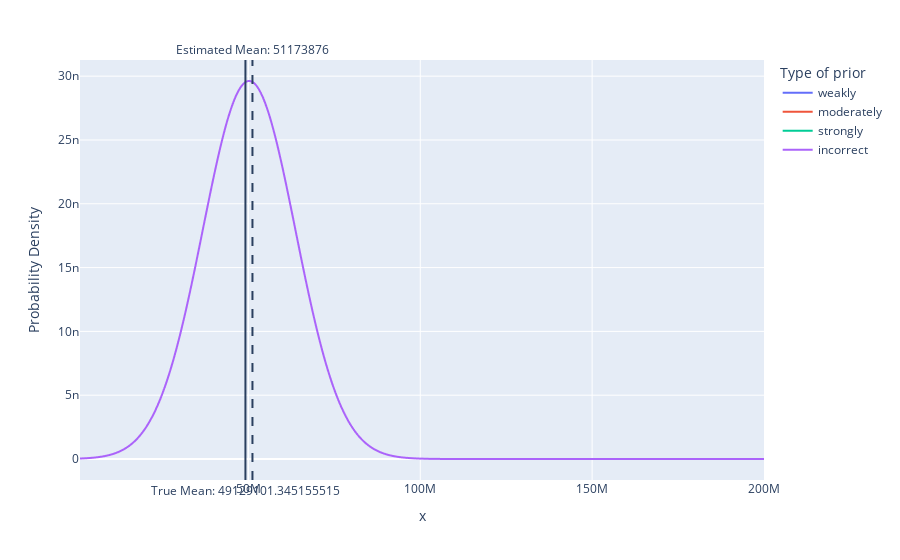

Write notebook code for a chart like this one.
### Code cell
import pandas as pd
import plotly.express as px

posterior_pdf = pd.DataFrame({'x': x_values})
for prior, density_values in posterior_densities.items():
    posterior_pdf[prior] = density_values

posterior_pdf_melted = posterior_pdf.melt(id_vars='x', var_name="Type of prior")
fig = px.line(posterior_pdf_melted, x='x', y='value', color='Type of prior', labels={'value': 'Probability Density'})
fig.add_vline(x=true_mean, annotation_text=f'True Mean: {true_mean}', annotation_position='bottom')
fig.add_vline(x=mu_estim, line_dash='dash', annotation_text=f'Estimated Mean: {round(mu_estim)}', annotation_position='top')
fig.show()

### Figure 1 — Plotly figure (JSON) as saved in the notebook; plotly's stock layout.template omitted (floating-point values rounded to 4 significant figures; data arrays with more than 128 entries replaced by an {"elided": "..."} marker saying what was removed)
{"data": [{"hovertemplate": "Type of prior=weakly<br>x=%{x}<br>Probability Density=%{y}<extra></extra>", "legendgroup": "weakly", "line": {"color": "#636efa", "dash": "solid"}, "marker": {"symbol": "circle"}, "mode": "lines", "name": "weakly", "showlegend": true, "type": "scattergl", "x": {"elided": "501 int values"}, "xaxis": "x", "y": {"elided": "501 float values"}, "yaxis": "y"}, {"hovertemplate": "Type of prior=moderately<br>x=%{x}<br>Probability Density=%{y}<extra></extra>", "legendgroup": "moderately", "line": {"color": "#EF553B", "dash": "solid"}, "marker": {"symbol": "circle"}, "mode": "lines", "name": "moderately", "showlegend": true, "type": "scattergl", "x": {"elided": "501 int values"}, "xaxis": "x", "y": {"elided": "501 float values"}, "yaxis": "y"}, {"hovertemplate": "Type of prior=strongly<br>x=%{x}<br>Probability Density=%{y}<extra></extra>", "legendgroup": "strongly", "line": {"color": "#00cc96", "dash": "solid"}, "marker": {"symbol": "circle"}, "mode": "lines", "name": "strongly", "showlegend": true, "type": "scattergl", "x": {"elided": "501 int values"}, "xaxis": "x", "y": {"elided": "501 float values"}, "yaxis": "y"}, {"hovertemplate": "Type of prior=incorrect<br>x=%{x}<br>Probability Density=%{y}<extra></extra>", "legendgroup": "incorrect", "line": {"color": "#ab63fa", "dash": "solid"}, "marker": {"symbol": "circle"}, "mode": "lines", "name": "incorrect", "showlegend": true, "type": "scattergl", "x": {"elided": "501 int values"}, "xaxis": "x", "y": {"elided": "501 float values"}, "yaxis": "y"}], "layout": {"annotations": [{"showarrow": false, "text": "True Mean: 49129101.345155515", "x": 49130000.0, "xanchor": "center", "xref": "x", "y": 0, "yanchor": "top", "yref": "y domain"}, {"showarrow": false, "text": "Estimated Mean: 51173876", "x": 51170000.0, "xanchor": "center", "xref": "x", "y": 1, "yanchor": "bottom", "yref": "y domain"}], "autosize": true, "legend": {"title": {"text": "Type of prior"}, "tracegroupgap": 0}, "margin": {"t": 60}, "shapes": [{"type": "line", "x0": 49130000.0, "x1": 49130000.0, "xref": "x", "y0": 0, "y1": 1, "yref": "y domain"}, {"line": {"dash": "dash"}, "type": "line", "x0": 51170000.0, "x1": 51170000.0, "xref": "x", "y0": 0, "y1": 1, "yref": "y domain"}], "xaxis": {"anchor": "y", "autorange": true, "domain": [0, 1], "range": [1000000, 200000000], "title": {"text": "x"}, "type": "linear"}, "yaxis": {"anchor": "x", "autorange": true, "domain": [0, 1], "range": [-1.646e-09, 3.127e-08], "title": {"text": "Probability Density"}, "type": "linear"}}}
